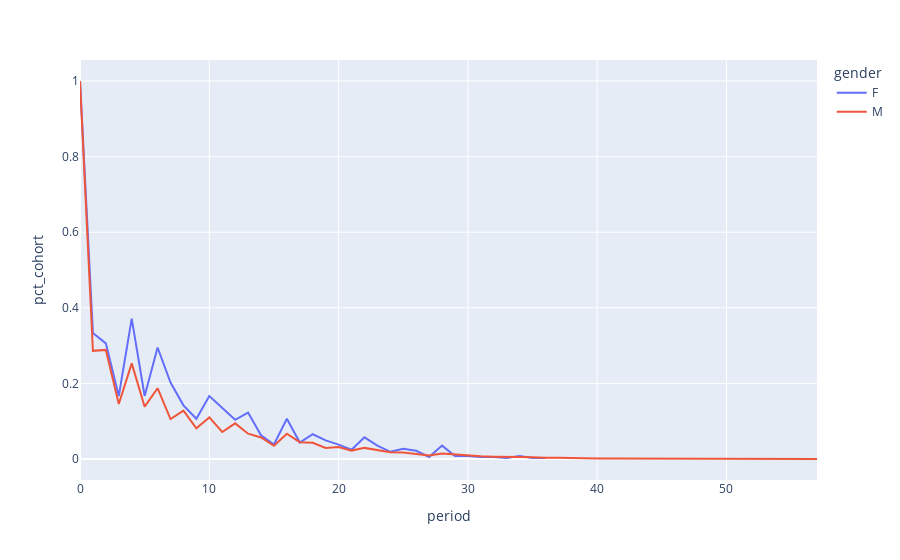

The cell this chart's notebook holds for it:
### Markdown cell above
This part is where i have to check the survivor's bias since yeah, I have just took the overal cohort size to calculate the cohort percentage -> the retention cohort would be higher since the number of men is larger than women.

It can be fixed by use the partition by gender on the select part of top layer.

### Code cell
fig_gender = px.line(cohort_by_gender, x="period", y="pct_cohort", color="gender")
fig_gender.show()

### Figure 1 — Plotly figure (JSON) as saved in the notebook; plotly's stock layout.template omitted (floating-point values rounded to 4 significant figures)
{"data": [{"hovertemplate": "gender=F<br>period=%{x}<br>pct_cohort=%{y}<extra></extra>", "legendgroup": "F", "line": {"color": "#636efa", "dash": "solid"}, "marker": {"symbol": "circle"}, "mode": "lines", "name": "F", "orientation": "v", "showlegend": true, "type": "scatter", "x": [0, 1, 2, 3, 4, 5, 6, 7, 8, 9, 10, 11, 12, 13, 14, 15, 16, 17, 18, 19, 20, 21, 22, 23, 24, 25, 26, 27, 28, 29, 30, 31, 32, 33, 34, 35, 36], "xaxis": "x", "y": [1, 0.3333, 0.306, 0.1667, 0.3716, 0.1667, 0.2951, 0.2022, 0.1421, 0.1066, 0.1667, 0.1339, 0.1038, 0.123, 0.06284, 0.03825, 0.1066, 0.04372, 0.06557, 0.04918, 0.03825, 0.02459, 0.05738, 0.03552, 0.01913, 0.02732, 0.02186, 0.005464, 0.03552, 0.008197, 0.008197, 0.005464, 0.005464, 0.002732, 0.008197, 0.002732, 0.002732], "yaxis": "y"}, {"hovertemplate": "gender=M<br>period=%{x}<br>pct_cohort=%{y}<extra></extra>", "legendgroup": "M", "line": {"color": "#EF553B", "dash": "solid"}, "marker": {"symbol": "circle"}, "mode": "lines", "name": "M", "orientation": "v", "showlegend": true, "type": "scatter", "x": [0, 1, 2, 3, 4, 5, 6, 7, 8, 9, 10, 11, 12, 13, 14, 15, 16, 17, 18, 19, 20, 21, 22, 23, 24, 25, 26, 27, 28, 29, 30, 31, 32, 33, 34, 35, 36, 37, 38, 39, 40, 41, 42, 43, 44, 45, 46, 47, 48, 49, 50, 51, 52, 53, 54, 56, 57], "xaxis": "x", "y": [1, 0.2862, 0.2886, 0.1457, 0.253, 0.1385, 0.1874, 0.1058, 0.128, 0.08139, 0.11, 0.07151, 0.09439, 0.06698, 0.05695, 0.03489, 0.0669, 0.0446, 0.04296, 0.02921, 0.0316, 0.0223, 0.02946, 0.02436, 0.0181, 0.01753, 0.01399, 0.009628, 0.0144, 0.01136, 0.008723, 0.007242, 0.006254, 0.004937, 0.005184, 0.004855, 0.003127, 0.003539, 0.00214, 0.002551, 0.001152, 0.001481, 0.001317, 0.0009875, 0.000576, 0.001152, 0.0002469, 0.0004937, 0.0004115, 0.0002469, 0.0003292, 0.0004115, 8.229e-05, 8.229e-05, 0.0001646, 8.229e-05, 8.229e-05], "yaxis": "y"}], "layout": {"legend": {"title": {"text": "gender"}, "tracegroupgap": 0}, "margin": {"t": 60}, "xaxis": {"anchor": "y", "domain": [0, 1], "title": {"text": "period"}}, "yaxis": {"anchor": "x", "domain": [0, 1], "title": {"text": "pct_cohort"}}}}
